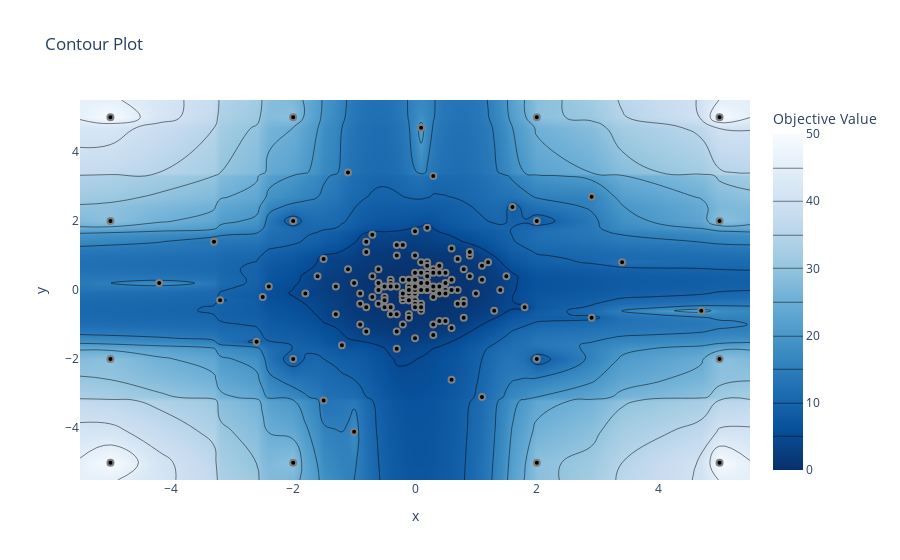

The code cell stored with this chart in its notebook:
### Code cell
# Plot contour of parameters. The results of previous 20 trials is also included in the figure.
fig = optuna.visualization.plot_contour(study, params=["x", "y"])
fig.show()

### Figure 1 — Plotly figure (JSON) as saved in the notebook; plotly's stock layout.template omitted (floating-point values rounded to 4 significant figures; data arrays with more than 128 entries replaced by an {"elided": "..."} marker saying what was removed)
{"data": [{"colorbar": {"title": {"text": "Objective Value"}}, "colorscale": [[0, "rgb(247,251,255)"], [0.125, "rgb(222,235,247)"], [0.25, "rgb(198,219,239)"], [0.375, "rgb(158,202,225)"], [0.5, "rgb(107,174,214)"], [0.625, "rgb(66,146,198)"], [0.75, "rgb(33,113,181)"], [0.875, "rgb(8,81,156)"], [1, "rgb(8,48,107)"]], "connectgaps": true, "contours": {"coloring": "heatmap"}, "hoverinfo": "none", "line": {"smoothing": 1.3}, "reversescale": true, "type": "contour", "x": [-5.5, -5, -4.2, -3.3, -3.2, -2.6, -2.5, -2.4, -2, -1.8, -1.6, -1.5, -1.3, -1.2, -1.1, -1, -0.9, -0.8, -0.7, -0.6, -0.5, -0.4, -0.3, -0.2, -0.1, 0, 0.1, 0.2, 0.3, 0.4, 0.5, 0.6, 0.7, 0.8, 0.9, 1, 1.1, 1.2, 1.3, 1.4, 1.5, 1.6, 1.8, 2, 2.9, 3.4, 4.7, 5, 5.5], "y": [-5.5, -5, -4.1, -3.2, -3.1, -2.6, -2, -1.7, -1.6, -1.5, -1.4, -1.3, -1.2, -1.1, -1, -0.9, -0.8, -0.7, -0.6, -0.5, -0.4, -0.3, -0.2, -0.1, 0, 0.1, 0.2, 0.3, 0.4, 0.5, 0.6, 0.7, 0.8, 0.9, 1, 1.1, 1.2, 1.3, 1.4, 1.6, 1.7, 1.8, 2, 2.4, 2.7, 3.3, 3.4, 4.7, 5, 5.5], "z": {"elided": "50x49 float values"}}, {"marker": {"color": "black", "line": {"color": "Grey", "width": 2}}, "mode": "markers", "showlegend": false, "type": "scatter", "x": {"elided": "174 float values"}, "y": {"elided": "174 float values"}}], "layout": {"title": {"text": "Contour Plot"}, "xaxis": {"range": [-5.5, 5.5], "title": {"text": "x"}}, "yaxis": {"range": [-5.5, 5.5], "title": {"text": "y"}}}}
